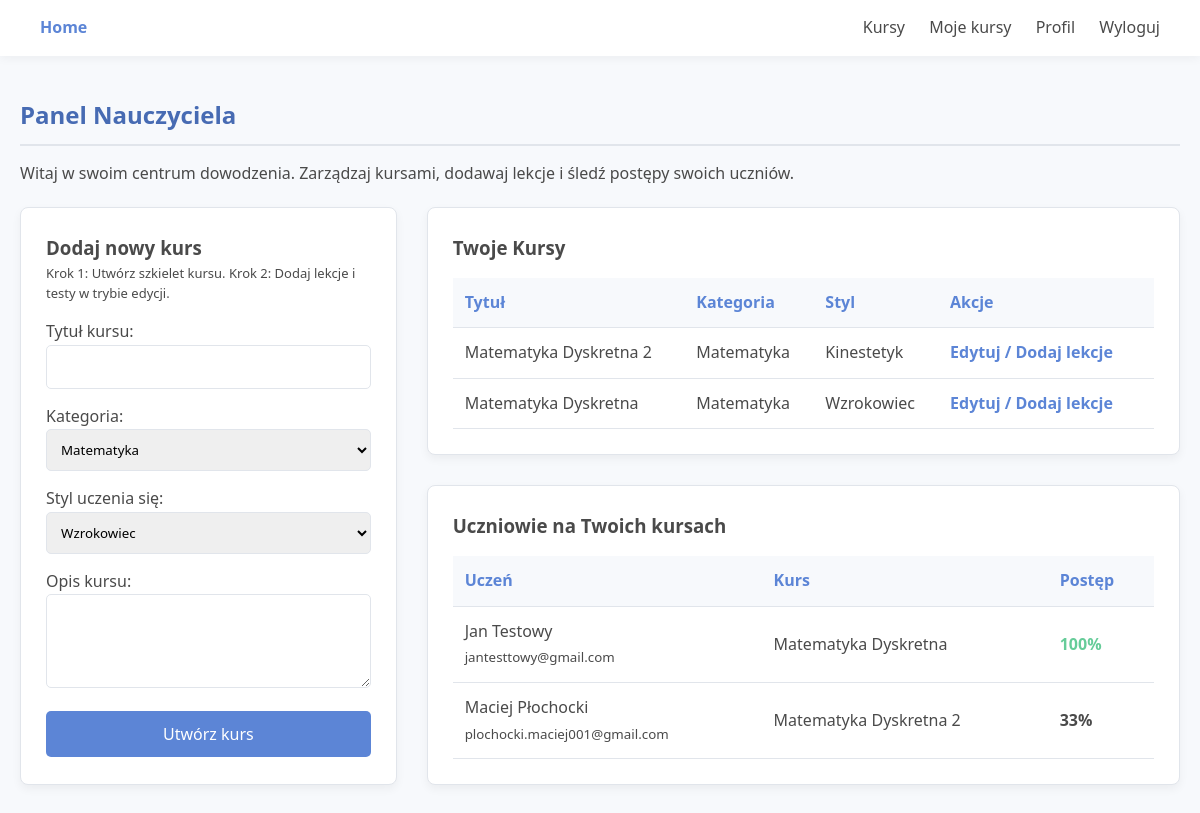
/panel_nauczyciela.php (signed in), run on the app's committed database.
### tables this page shows
CREATE TABLE `kursy` (
  `id` int(11) NOT NULL,
  `id_nauczyciela` int(11) NOT NULL,
  `id_kategorii` int(11) NOT NULL,
  `tytul` varchar(100) NOT NULL,
  `opis` text NOT NULL,
  `obrazek` varchar(255) DEFAULT 'default_course.jpg',
  `styl_uczenia` enum('wzrokowiec','sluchowiec','kinestetyk') NOT NULL,
  `data_utworzenia` timestamp NOT NULL DEFAULT current_timestamp()
);

CREATE TABLE `kategorie` (
  `id` int(11) NOT NULL,
  `nazwa` varchar(50) NOT NULL
);

CREATE TABLE `zapisy` (
  `id` int(11) NOT NULL,
  `id_ucznia` int(11) NOT NULL,
  `id_kursu` int(11) NOT NULL,
  `procent_ukonczenia` int(11) DEFAULT 0,
  `status` enum('nieukonczony','ukonczony') DEFAULT 'nieukonczony',
  `data_zapisu` timestamp NOT NULL DEFAULT current_timestamp()
);

CREATE TABLE `uzytkownicy` (
  `id` int(11) NOT NULL,
  `imie` varchar(50) NOT NULL,
  `nazwisko` varchar(50) NOT NULL,
  `telefon` varchar(15) NOT NULL,
  `email` varchar(100) NOT NULL,
  `haslo` varchar(255) NOT NULL,
  `funkcja` enum('uczen','nauczyciel','moderator') DEFAULT 'uczen',
  `styl_uczenia` enum('wzrokowiec','sluchowiec','kinestetyk') DEFAULT NULL,
  `data_dolaczenia` timestamp NOT NULL DEFAULT current_timestamp(),
  `subskrypcja_aktywna` tinyint(1) DEFAULT 0
);

### panel_nauczyciela.php (the view, shortened to what this page needs)
<?php
require_once 'includes/db.php';
$id_nauczyciela = $_SESSION['user_id'];
$kategorie = $pdo->query("SELECT * FROM kategorie")->fetchAll();
$stmtKursy = $pdo->prepare("
    SELECT k.*, kat.nazwa as kategoria
    FROM kursy k
    JOIN kategorie kat ON k.id_kategorii = kat.id
    WHERE k.id_nauczyciela = ?
    ORDER BY k.data_utworzenia DESC
");
$stmtKursy->execute([$id_nauczyciela]);
$moje_kursy = $stmtKursy->fetchAll();
$stmtUczniowie = $pdo->prepare("
    SELECT u.imie, u.nazwisko, u.email, k.tytul as nazwa_kursu, z.procent_ukonczenia, z.status
    FROM zapisy z
    JOIN uzytkownicy u ON z.id_ucznia = u.id
    JOIN kursy k ON z.id_kursu = k.id
    WHERE k.id_nauczyciela = ?
    ORDER BY k.tytul, u.nazwisko
");
$stmtUczniowie->execute([$id_nauczyciela]);
$uczniowie = $stmtUczniowie->fetchAll();
?>
<!DOCTYPE html>
<html lang="pl">
<head>
    <link rel="stylesheet" href="css/style.css">
</head>
<body>
    <?php include 'includes/navbar.php'; ?>
    <div class="container">
        <h2 class="section-title">Panel Nauczyciela</h2>
        <p>Witaj w swoim centrum dowodzenia. Zarządzaj kursami, dodawaj lekcje i śledź postępy swoich uczniów.</p>
        <div class="panel-grid">
            <div class="panel-section">
                <h3>Dodaj nowy kurs</h3>
                <p style="font-size: 13px; color: var(--text-muted); margin-bottom: 15px;">Krok 1: Utwórz szkielet kursu. Krok 2: Dodaj lekcje i testy w trybie edycji.</p>
                <form method="POST">
                    <div class="form-group">
                        <label>Tytuł kursu:</label>
                        <input type="text" name="tytul" required>
                    </div>
                    <div class="form-group">
                        <label>Kategoria:</label>
                        <select name="id_kategorii" style="width: 100%; padding: 10px; border: 1px solid var(--border-color); border-radius: 5px;" required>
                            <?php foreach($kategorie as $kat): ?>
                                <option value="<?php echo $kat['id']; ?>"><?php echo htmlspecialchars($kat['nazwa']); ?></option>
                            <?php endforeach; ?>
                        </select>
                    </div>
                    <div class="form-group">
                        <label>Styl uczenia się:</label>
                        <select name="styl_uczenia" style="width: 100%; padding: 10px; border: 1px solid var(--border-color); border-radius: 5px;" required>
                            <option value="wzrokowiec">Wzrokowiec</option>
                        </select>
                    </div>
                    <div class="form-group">
                        <label>Opis kursu:</label>
                        <textarea name="opis" rows="4" style="width: 100%; padding: 10px; border: 1px solid var(--border-color); border-radius: 5px; resize: vertical;" required></textarea>
                    </div>
                    <button type="submit" name="dodaj_kurs" class="btn">Utwórz kurs</button>
                </form>
            </div>
            <div>
                <div class="panel-section" style="margin-bottom: 30px;">
                    <h3>Twoje Kursy</h3>
                    <?php if ($moje_kursy): ?>
                        <table class="data-table">
                            <thead>
                                <tr>
                                    <th>Tytuł</th>
                                    <th>Kategoria</th>
                                    <th>Styl</th>
                                    <th>Akcje</th>
                                </tr>
                            </thead>
                            <tbody>
                                <?php foreach($moje_kursy as $kurs): ?>
                                <tr>
                                    <td><?php echo htmlspecialchars($kurs['tytul']); ?></td>
                                    <td><?php echo htmlspecialchars($kurs['kategoria']); ?></td>
                                    <td style="text-transform: capitalize;"><?php echo htmlspecialchars($kurs['styl_uczenia']); ?></td>
                                    <td class="action-links">
                                        <a href="edytuj_kurs.php?id=<?php echo $kurs['id']; ?>">Edytuj / Dodaj lekcje</a>
                                    </td>
                                </tr>
                                <?php endforeach; ?>
                            </tbody>
                        </table>
                    <?php else: ?>
                        <p>Nie utworzyłeś jeszcze żadnego kursu.</p>
                    <?php endif; ?>
                </div>
                <div class="panel-section">
                    <h3>Uczniowie na Twoich kursach</h3>
                    <?php if ($uczniowie): ?>
                        <div style="max-height: 300px; overflow-y: auto;">
                            <table class="data-table">
                                <thead>
                                    <tr>
                                        <th>Uczeń</th>
                                        <th>Kurs</th>
                                        <th>Postęp</th>
                                    </tr>
                                </thead>
                                <tbody>
                                    <?php foreach($uczniowie as $uczen): ?>
                                    <tr>
                                        <td><?php echo htmlspecialchars($uczen['imie'] . ' ' . $uczen['nazwisko']); ?><br><small><?php echo htmlspecialchars($uczen['email']); ?></small></td>
                                        <td><?php echo htmlspecialchars($uczen['nazwa_kursu']); ?></td>
                                        <td>
                                            <span style="color: <?php echo $uczen['procent_ukonczenia'] == 100 ? 'var(--success-color)' : 'var(--text-color)'; ?>; font-weight: bold;">
                                                <?php echo $uczen['procent_ukonczenia']; ?>%
                                            </span>
                                        </td>
                                    </tr>
                                    <?php endforeach; ?>
                                </tbody>
                            </table>
                        </div>
                    <?php else: ?>
                        <p>Brak zapisanych uczniów na Twoje kursy.</p>
                    <?php endif; ?>
                </div>
            </div>
        </div>
    </div>
</body>
</html>

### css/style.css (style rules this page uses)
:root { --bg-color: #f7f9fc; --text-color: #4a4a4a; --primary-color: #5c85d6; --primary-hover: #476bb3; --nav-bg: #ffffff; --card-bg: #ffffff; --border-color: #e1e5eb; --success-color: #66cc99; --danger-color: #e67373; }
* { box-sizing: border-box; margin: 0; padding: 0; font-family: 'Segoe UI', Tahoma, Geneva, Verdana, sans-serif; }
body { background-color: var(--bg-color); color: var(--text-color); line-height: 1.6; }
.container { max-width: 1200px; margin: 40px auto; padding: 0 20px; }
.form-group { margin-bottom: 15px; }
.form-group input { width: 100%; padding: 12px; border: 1px solid var(--border-color); border-radius: 5px; outline: none; transition: border-color 0.3s; }
.btn { display: inline-block; width: 100%; padding: 12px; background-color: var(--primary-color); color: white; border: none; border-radius: 5px; cursor: pointer; font-size: 16px; transition: background-color 0.3s; text-align: center; text-decoration: none; }
.section-title { margin: 30px 0 15px 0; color: var(--primary-hover); border-bottom: 2px solid var(--border-color); padding-bottom: 10px; }

### panel_nauczyciela.php (style rules this page uses)
.panel-grid { display: grid; grid-template-columns: 1fr 2fr; gap: 30px; margin-top: 20px; }
.panel-section { background: white; padding: 25px; border-radius: 8px; box-shadow: 0 4px 10px rgba(0,0,0,0.05); border: 1px solid var(--border-color); }
.data-table { width: 100%; border-collapse: collapse; margin-top: 15px; }
.data-table th, .data-table td { padding: 12px; text-align: left; border-bottom: 1px solid var(--border-color); }
.data-table th { background-color: var(--bg-color); color: var(--primary-color); }
.action-links a { margin-right: 10px; color: var(--primary-color); text-decoration: none; font-weight: bold; }

### data on the page
kursy: tytul "Matematyka Dyskretna 2", id_kategorii.nazwa "Matematyka", styl_uczenia "Kinestetyk"
kursy: tytul "Matematyka Dyskretna", id_kategorii.nazwa "Matematyka", styl_uczenia "Wzrokowiec"
zapisy: id_ucznia.nazwisko "Jan Testowy", id_ucznia.email "jantesttowy@gmail.com", id_kursu.tytul "Matematyka Dyskretna", procent_ukonczenia "100"
zapisy: id_ucznia.nazwisko "Maciej Płochocki", id_ucznia.email "plochocki.maciej001@gmail.com", id_kursu.tytul "Matematyka Dyskretna 2", procent_ukonczenia "33"

### other printed values
form field id_kategorii "Matematyka"
